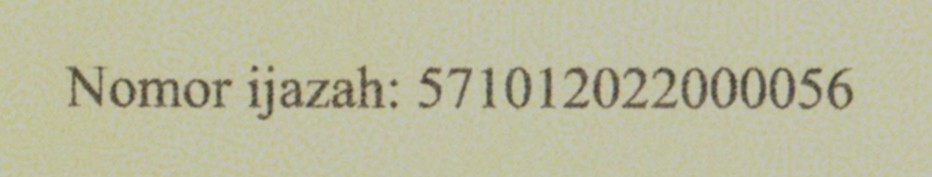
#> input picture CITRA DIGITAL4/09_CombinedDegradation.jpg, 932 x 177 px
$ python ocr.py
#> lines starting #> are read from the running program, lines starting #| are printed output that depends on the picture
import cv2
import numpy as np
from pathlib import Path
import pytesseract

# ==========================================
# KONFIGURASI PATH TESSERACT (Sesuaikan jika di Windows)
# ==========================================
# Contoh path default di Windows:
pytesseract.pytesseract.tesseract_cmd = r"C:\Program Files\Tesseract-OCR\tesseract.exe"

# ==========================================
# PILIH FILE GAMBAR YANG INGIN DI-OCR
# ==========================================
# Contoh menggunakan file 01 atau 02 yang sudah dibahas
file_gambar = "09_CombinedDegradation.jpg"  # Bisa diganti "02_LowContrast.jpg", dll.

if not Path(file_gambar).exists():
  print(f"File {file_gambar} tidak ditemukan!")
else:
  # 1. Baca Citra & Konversi ke Grayscale
  img_bgr = cv2.imread(file_gambar)
#> img_bgr is the input picture: shape (177, 932, 3); mean B, G, R 158.4, 187, 187.8
  img_gray = cv2.cvtColor(img_bgr, cv2.COLOR_BGR2GRAY)
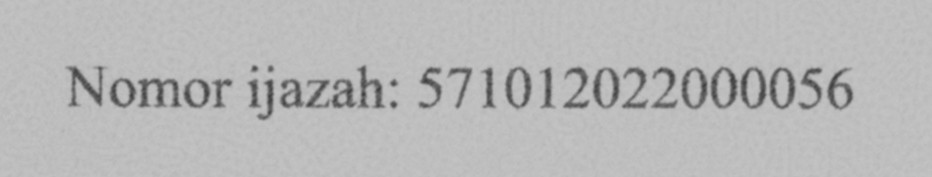
#> img_gray: shape (177, 932); min 61, max 198, mean 184

  # 2. Terapkan Metode Enhancement yang Diuji
  beta_val = 40
  img_brightness = cv2.convertScaleAbs(img_gray, alpha=1.0, beta=beta_val)
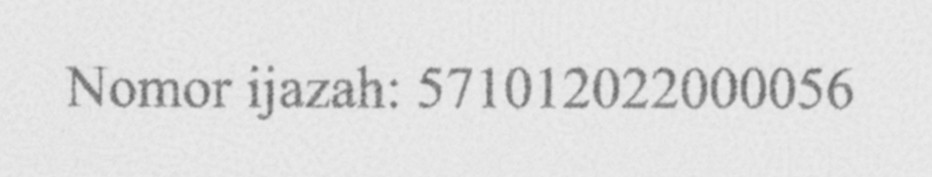
#> img_brightness: shape (177, 932); min 101, max 238, mean 224
  img_contrast = cv2.normalize(
      img_gray, None, alpha=0, beta=255, norm_type=cv2.NORM_MINMAX
  )
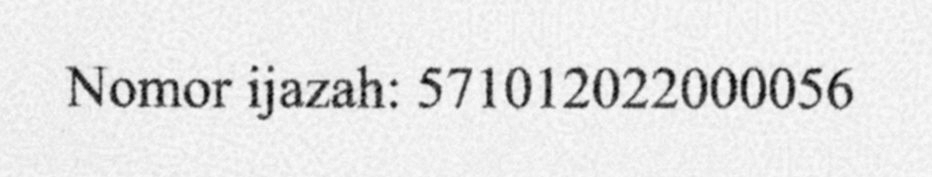
#> img_contrast: shape (177, 932); min 0, max 255, mean 228.9
  img_eq = cv2.equalizeHist(img_gray)
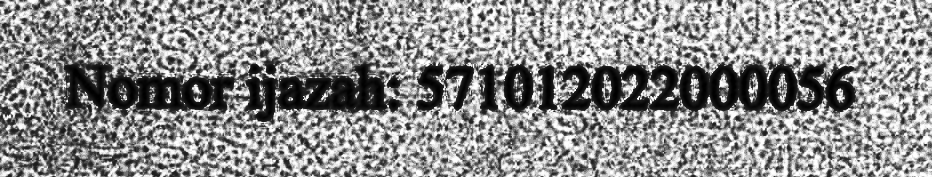
#> img_eq: shape (177, 932); min 0, max 255, mean 141.4

  # Kamus metode untuk di-looping
  metode_dict = {
      "1. Citra Asli (Grayscale)": img_gray,
      "2. Brightness Adjustment": img_brightness,
      "3. Contrast Stretching": img_contrast,
      "4. Histogram Equalization": img_eq,
  }

  print(f"=== HASIL EKSTRAKSI OCR UNTUK: {file_gambar} ===\n")

  # Konfigurasi Tesseract (OEM 3 = Default, PSM 6 = Asumsi blok teks tunggal)
  custom_config = r"--oem 3 --psm 6"

  # 3. Proses OCR untuk Masing-masing Metode
  for nama_metode, citra_proses in metode_dict.items():
    # Jalankan OCR menggunakan Tesseract (Bahasa Indonesia/Inggris 'eng')
#> (the run stopped early here; a loop or call above may not have finished)
